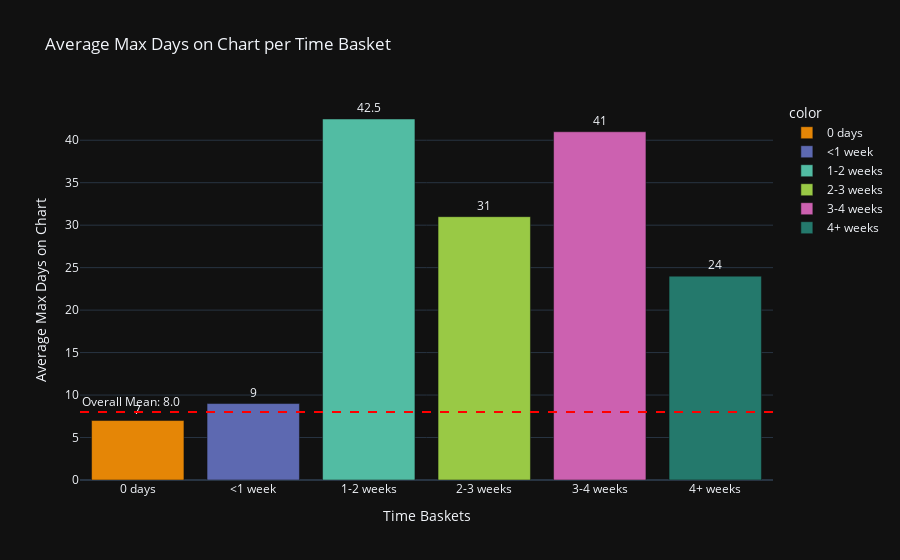

Notebook cell for this chart:
### Code cell
# bar chart of median for diffrent time intervalls
mean_days_per_bin = df.groupby('relase-chart_days_bins')['max_days_on_chart'].median().reindex(
    ['0 days', '<1 week', '1-2 weeks', '2-3 weeks', '3-4 weeks', '4+ weeks']
)

overall_mean = df['max_days_on_chart'].median()

fig = px.bar(
    x=mean_days_per_bin.index,
    y=mean_days_per_bin.values,
    text=mean_days_per_bin.round(1),
    labels={'x': 'Time Baskets', 'y': 'Average Max Days on Chart'},
    title='Average Max Days on Chart per Time Basket',
    color=mean_days_per_bin.index,
    color_discrete_sequence=px.colors.qualitative.Vivid
)

fig.add_hline(
    y=overall_mean,
    line_dash="dash",
    line_color="red",
    annotation_text=f"Overall Mean: {overall_mean:.1f}",
    annotation_position="top left"
)

fig.update_traces(textposition='outside')
fig.update_layout(
    xaxis_title="Time Baskets",
    yaxis_title="Average Max Days on Chart",
    template="plotly_dark",
)

fig.show()

### Figure 1 — Plotly figure (JSON) as saved in the notebook; plotly's stock layout.template omitted (floating-point values rounded to 4 significant figures)
{"data": [{"alignmentgroup": "True", "hovertemplate": "color=0 days<br>Time Baskets=%{x}<br>Average Max Days on Chart=%{y}<br>text=%{text}<extra></extra>", "legendgroup": "0 days", "marker": {"color": "rgb(229, 134, 6)", "pattern": {"shape": ""}}, "name": "0 days", "offsetgroup": "0 days", "orientation": "v", "showlegend": true, "text": [7], "textposition": "outside", "type": "bar", "x": ["0 days"], "xaxis": "x", "y": [7], "yaxis": "y"}, {"alignmentgroup": "True", "hovertemplate": "color=<1 week<br>Time Baskets=%{x}<br>Average Max Days on Chart=%{y}<br>text=%{text}<extra></extra>", "legendgroup": "<1 week", "marker": {"color": "rgb(93, 105, 177)", "pattern": {"shape": ""}}, "name": "<1 week", "offsetgroup": "<1 week", "orientation": "v", "showlegend": true, "text": [9], "textposition": "outside", "type": "bar", "x": ["<1 week"], "xaxis": "x", "y": [9], "yaxis": "y"}, {"alignmentgroup": "True", "hovertemplate": "color=1-2 weeks<br>Time Baskets=%{x}<br>Average Max Days on Chart=%{y}<br>text=%{text}<extra></extra>", "legendgroup": "1-2 weeks", "marker": {"color": "rgb(82, 188, 163)", "pattern": {"shape": ""}}, "name": "1-2 weeks", "offsetgroup": "1-2 weeks", "orientation": "v", "showlegend": true, "text": [42.5], "textposition": "outside", "type": "bar", "x": ["1-2 weeks"], "xaxis": "x", "y": [42.5], "yaxis": "y"}, {"alignmentgroup": "True", "hovertemplate": "color=2-3 weeks<br>Time Baskets=%{x}<br>Average Max Days on Chart=%{y}<br>text=%{text}<extra></extra>", "legendgroup": "2-3 weeks", "marker": {"color": "rgb(153, 201, 69)", "pattern": {"shape": ""}}, "name": "2-3 weeks", "offsetgroup": "2-3 weeks", "orientation": "v", "showlegend": true, "text": [31], "textposition": "outside", "type": "bar", "x": ["2-3 weeks"], "xaxis": "x", "y": [31], "yaxis": "y"}, {"alignmentgroup": "True", "hovertemplate": "color=3-4 weeks<br>Time Baskets=%{x}<br>Average Max Days on Chart=%{y}<br>text=%{text}<extra></extra>", "legendgroup": "3-4 weeks", "marker": {"color": "rgb(204, 97, 176)", "pattern": {"shape": ""}}, "name": "3-4 weeks", "offsetgroup": "3-4 weeks", "orientation": "v", "showlegend": true, "text": [41], "textposition": "outside", "type": "bar", "x": ["3-4 weeks"], "xaxis": "x", "y": [41], "yaxis": "y"}, {"alignmentgroup": "True", "hovertemplate": "color=4+ weeks<br>Time Baskets=%{x}<br>Average Max Days on Chart=%{y}<br>text=%{text}<extra></extra>", "legendgroup": "4+ weeks", "marker": {"color": "rgb(36, 121, 108)", "pattern": {"shape": ""}}, "name": "4+ weeks", "offsetgroup": "4+ weeks", "orientation": "v", "showlegend": true, "text": [24], "textposition": "outside", "type": "bar", "x": ["4+ weeks"], "xaxis": "x", "y": [24], "yaxis": "y"}], "layout": {"annotations": [{"showarrow": false, "text": "Overall Mean: 8.0", "x": 0, "xanchor": "left", "xref": "x domain", "y": 8, "yanchor": "bottom", "yref": "y"}], "barmode": "relative", "legend": {"title": {"text": "color"}, "tracegroupgap": 0}, "shapes": [{"line": {"color": "red", "dash": "dash"}, "type": "line", "x0": 0, "x1": 1, "xref": "x domain", "y0": 8, "y1": 8, "yref": "y"}], "title": {"text": "Average Max Days on Chart per Time Basket"}, "xaxis": {"anchor": "y", "domain": [0, 1], "title": {"text": "Time Baskets"}}, "yaxis": {"anchor": "x", "domain": [0, 1], "title": {"text": "Average Max Days on Chart"}}}}
